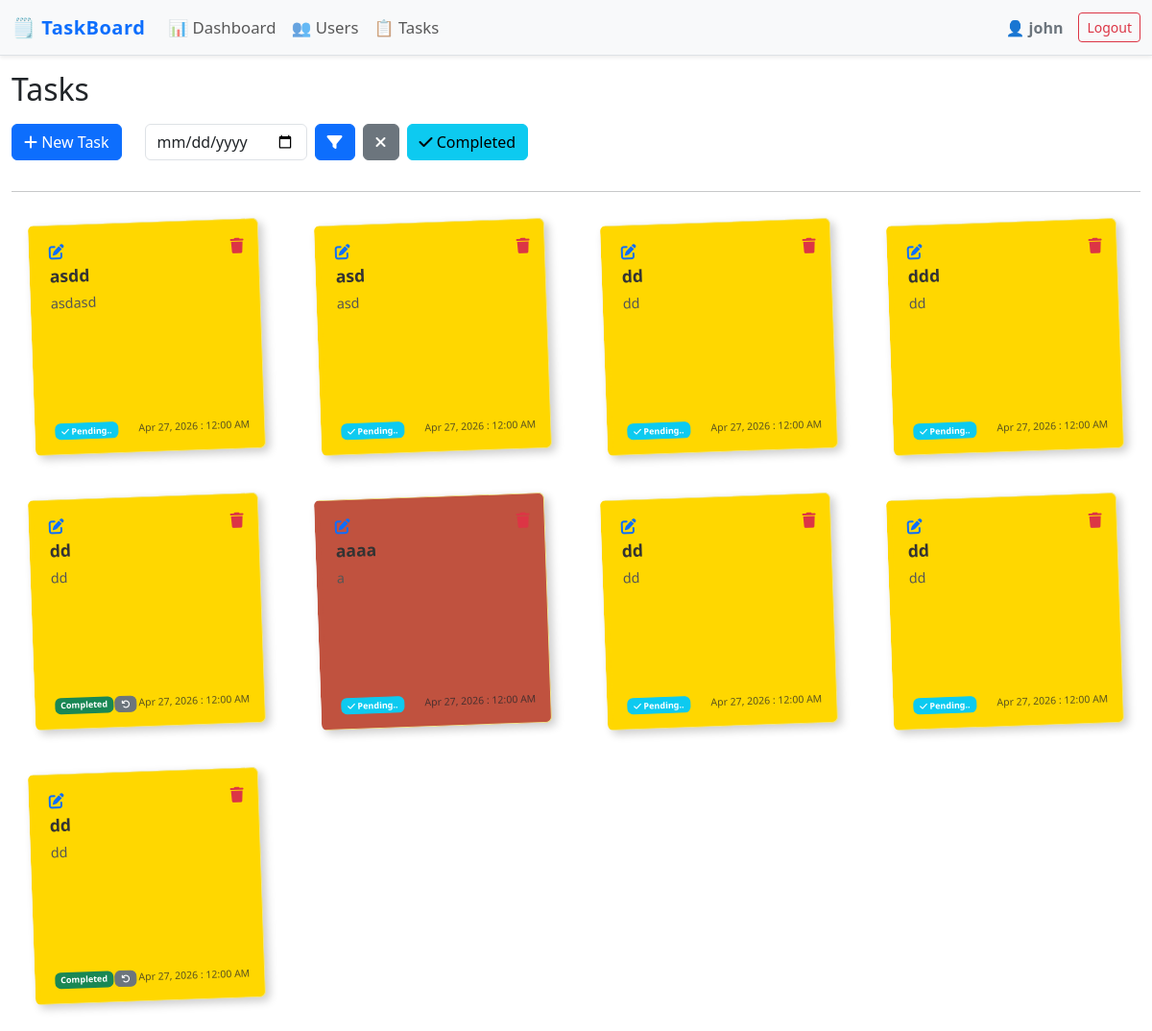
Page /public/tasks/list (signed in) on the committed database.
### tables this page shows
CREATE TABLE `tbl_task` (
  `id` int(11) NOT NULL,
  `user_id` int(11) NOT NULL,
  `title` varchar(255) NOT NULL,
  `description` text NOT NULL,
  `status` int(11) NOT NULL,
  `color` text NOT NULL,
  `created_at` date NOT NULL DEFAULT current_timestamp()
);

### app/Core/Controller.php (called while the page is built, shortened)
<?php
class Controller
{
    protected function model(string $model)
    {
        $path = "../app/Models/{$model}.php";
        return new $model();
    }
   protected function view(string $view, array $data = [])
    {
        require __DIR__ . "/../Views/layout/app.php";
    }
}

### app/Controllers/TaskController.php (called while the page is built, shortened)
<?php
class TaskController extends Controller
{
    private Task $taskModel;
    public function __construct()
    {
        $this->taskModel = $this->model('Task');
    }
    public function list()
    {
        $user = Auth::user();
        if($user['role'] === 'admin') {
            $tasks = $this->taskModel->getTasks();
        } else {
            $tasks = $this->taskModel->getTasksByUser($user['id']);
        }
        $this->view('tasks/list', [
            'tasks' => $tasks,
            'date' => null
        ]);
    }
}

### public/index.php (called while the page is built, shortened)
<?php
spl_autoload_register(function ($class) {
    $paths = [
        __DIR__ . '/../app/Core/' . $class . '.php',
        __DIR__ . '/../app/Models/' . $class . '.php',
        __DIR__ . '/../app/Controllers/' . $class . '.php',
        __DIR__ . '/../app/Services/' . $class . '.php',
    ];
    foreach ($paths as $file) {
        if (file_exists($file)) {
            return;
        }
    }
});
$routes = require __DIR__ . '/../app/Config/routes.php';
$url = $_GET['url'] ?? '/';
$url = '/' . trim($url, '/');
$route = explode('@', $routes[$url]);
$methodName = $route[1] ?? 'index';
$controller = new $controllerName();
$controller->$methodName();

### app/Config/Config.php (called while the page is built)
<?php
return [
    'app_name' => 'Task Management System',
    'app_url' => 'http://' . $_SERVER['HTTP_HOST'] . '/tasksystem/public',
    'default_controller' => 'Auth',
    'default_method'     => 'login',
    'session_name' => 'ts_session',
    'items_per_page' => 10,
];

### app/Config/Database.php (called while the page is built)
<?php
return [
    'host'     => 'localhost',
    'username' => 'root',
    'password' => '',
    'database' => 'db_ts',
    'port'     => 3306,
    'charset'  => 'utf8mb4',
];

### app/Core/Database.php (called while the page is built, shortened)
<?php
class Database
{
    private static ?Database $instance = null;
    private function __construct()
    {
        $config = require __DIR__ . '/../Config/database.php';
        $this->connection = new mysqli(
            $config['host'],
            $config['username'],
            $config['password'],
            $config['database'],
            $config['port'] ?? 3306
        );
    }
    public static function getInstance(): mysqli
    {
        if (self::$instance === null) {
            self::$instance = new self();
        }
        return self::$instance->connection;
    }
}

### app/Core/Model.php (called while the page is built, shortened)
<?php
require_once __DIR__ . '/Database.php';
abstract class Model
{
    protected $db;
    protected $table;
    public function __construct()
    {
        $this->db = Database::getInstance();
    }
    public function all()
    {
        $stmt = $this->db->query("SELECT * FROM {$this->table}");
        return $stmt->fetch_all(MYSQLI_ASSOC);
    }
}

### app/Models/Task.php (called while the page is built, shortened)
<?php
class Task extends Model
{
    public function getTasks(): array
    {
        return $this->all();
    }
}

### app/Views/tasks/list.php (the view, shortened to what this page needs)
<div class="container-fluid py-3">
    <div class="d-flex justify-content-between align-items-center mb-3">
        <h2 class="mb-0">Tasks</h2>
    </div>
    <div class="row">
        <div class="col-auto">
            <button class="btn btn-primary" data-bs-toggle="modal" data-bs-target="#addTaskModal">
                <i class="fa fa-plus"></i> New Task
            </button>
        </div>
        <div class="col-auto">
            <form method="POST" action="<?= rtrim($config['app_url'], '/') ?>/tasks/filter" class="row g-2 mb-3">
                <div class="col-auto">
                    <input type="date" name="date" class="form-control" value="<?= $date ?? ''; ?>">
                </div>
                <div class="col-auto">
                    <button type="submit" class="btn btn-primary"><i class="fas fa-filter"></i></button>
                </div>
                <div class="col-auto">
                    <a href="<?= rtrim($config['app_url'], '/') ?>/tasks/list" class="btn btn-secondary"><i class="fas fa-times"></i></a>
                </div>
                <div class="col-auto">
                    <a href="<?= rtrim($config['app_url'], '/') ?>/tasks/completed" class="btn btn-info"><i class="fas fa-check"></i> Completed</a>
                </div>
            </form>
        </div>
    </div>
    <hr>
    <div class="row g-3">
        <?php foreach ($tasks as $t):
            $color = preg_match('/^#[a-fA-F0-9]{6}$/', $t['color']) ? $t['color'] : '#ffd700';
        ?>
        <div class="col-sm-6 col-md-4 col-lg-3" data-bs-toggle="modal" data-bs-target="#viewModal<?= $t['id'] ?>">
            <div class="sticky-note"  style="background-color: <?= $color ?>; border-left: 6px solid <?= $color ?>;">
                <div class="note-header">
                    <div class="note-actions">
                        <div class="note-left">
                            <a data-bs-toggle="modal" data-bs-target="#editTaskModal<?= $t['id'] ?>" class="text-primary">
                                <i class="fas fa-edit"></i>
                            </a>
                        </div>
                        <div class="note-right">
                            <a href="<?= rtrim($config['app_url'], '/') ?>/tasks/delete?id=<?php echo $t['id']; ?>" class="text-danger">
                                <i class="fas fa-trash"></i>
                            </a>
                        </div>
                    </div>
                </div>
                <div class="note-title">
                    <div>
                        <?= htmlspecialchars($t['title']) ?>
                    </div>
                </div>
                <div class="note-content"><?= htmlspecialchars($t['description']) ?></div>
                <div class="sticky-footer d-flex justify-content-between">
                    <?php if ($t['status'] != 1){ ?>
                    <a href="<?= rtrim($config['app_url'], '/') ?>/tasks/complete?id=<?php echo $t['id']; ?>" class="btn btn-info badge">
                        <i class="fas fa-check"></i> Pending..
                    </a>
                    <?php }else{ ?>
                    <span class="badge bg-success">Completed</span>
                    <a href="<?= rtrim($config['app_url'], '/') ?>/tasks/uncomplete?id=<?php echo $t['id']; ?>" class="btn btn-secondary badge">
                        <i class="fas fa-undo"></i>
                        </a>
                    <?php } ?>
                    <small class="text-muted">
                        <?php
                        $date = new DateTime($t['created_at']);
                        $formattedDate = $date->format('M d, Y \: h:i A');
                        echo $formattedDate; ?>
                    </small>
                </div>
            </div>
        </div>
        <?php endforeach; ?>
    </div>
</div>

### public/assets/css/style.css (style rules this page uses)
* { margin: 0; padding: 0; box-sizing: border-box; }
body { background-color: #F4F6F8; width: 100%; height: 100%; min-height: 100vh; background-size: 70%; background-repeat: no-repeat; background-position: center; }
@media (min-width: 600px) { body { background-size: 50%; } }
.sticky-note { width: 240px; height: 240px; padding: 15px; margin: 15px auto; box-shadow: 4px 4px 10px rgba(0,0,0,0.2); border: 1px solid #f0e68c; border-radius: 6px; position: relative; transform: rotate(-2deg); transition: transform 0.2s ease-in-out; overflow: hidden; display: flex; flex-direction: column; justify-content: space-between; }
.note-title { font-weight: bold; font-size: 1.1rem; color: #333; margin-bottom: 5px; }
.note-content { font-size: 0.9rem; flex-grow: 1; color: #555; margin-bottom: 10px; overflow: hidden; text-overflow: ellipsis; }
.sticky-footer { font-size: 0.75rem; text-align: right; color: #666; }
.btn-primary, .btn-warning, .btn-danger, .btn-secondary { border-radius: 20px; }

### app/Views/tasks/list.php (style rules this page uses)
.note-actions a { color: #333; float: right; }
.note-left { float: left; }
.note-right { float: right; }

### rows in the picture
tbl_task: title "asdd", description "asdasd", created_at "Apr 27, 2026 : 12:00 AM"
tbl_task: title "asd", description "asd", created_at "Apr 27, 2026 : 12:00 AM"
tbl_task: title "dd", description "dd", created_at "Apr 27, 2026 : 12:00 AM"
tbl_task: title "ddd", description "dd", created_at "Apr 27, 2026 : 12:00 AM"
tbl_task: title "dd", description "dd", created_at "Apr 27, 2026 : 12:00 AM"
tbl_task: title "aaaa", description "a", created_at "Apr 27, 2026 : 12:00 AM"
tbl_task: title "dd", description "dd", created_at "Apr 27, 2026 : 12:00 AM"
tbl_task: title "dd", description "dd", created_at "Apr 27, 2026 : 12:00 AM"
tbl_task: title "dd", description "dd", created_at "Apr 27, 2026 : 12:00 AM"

### other values in the picture
$user['name'] "john"
